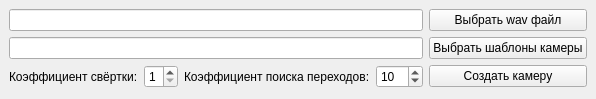
<?xml version="1.0" encoding="UTF-8"?>
<ui version="4.0">
 <class>MainWindow</class>
 <widget class="QMainWindow" name="MainWindow">
  <property name="geometry">
   <rect>
    <x>0</x>
    <y>0</y>
    <width>547</width>
    <height>99</height>
   </rect>
  </property>
  <property name="windowTitle">
   <string>MMAutoCam</string>
  </property>
  <property name="windowIcon">
   <iconset>
    <normaloff>res/icon/icon.png</normaloff>res/icon/icon.png</iconset>
  </property>
  <widget class="QWidget" name="centralwidget">
   <layout class="QGridLayout" name="gridLayout">
    <item row="0" column="0" colspan="4">
     <widget class="QLineEdit" name="lineEdit_1"/>
    </item>
    <item row="0" column="4">
     <widget class="QPushButton" name="pushButton_1">
      <property name="toolTip">
       <string>Выбор файла формата .wav по которому будет создаваться камера</string>
      </property>
      <property name="text">
       <string>Выбрать wav файл</string>
      </property>
     </widget>
    </item>
    <item row="1" column="0" colspan="4">
     <widget class="QLineEdit" name="lineEdit_2"/>
    </item>
    <item row="1" column="4">
     <widget class="QPushButton" name="pushButton_2">
      <property name="toolTip">
       <string>Выбор папки с шаблонами из которых будет создаваться камера</string>
      </property>
      <property name="text">
       <string>Выбрать шаблоны камеры</string>
      </property>
     </widget>
    </item>
    <item row="2" column="0">
     <widget class="QLabel" name="label_1">
      <property name="text">
       <string>Коэффициент свёртки:</string>
      </property>
     </widget>
    </item>
    <item row="2" column="1">
     <widget class="QDoubleSpinBox" name="doubleSpinBox_1">
      <property name="toolTip">
       <string>Коэффицент свертки массива сэмплов wav-файла, влияет на количество переходов в создаваемой камере</string>
      </property>
      <property name="decimals">
       <number>0</number>
      </property>
      <property name="minimum">
       <double>1.000000000000000</double>
      </property>
      <property name="maximum">
       <double>3.000000000000000</double>
      </property>
      <property name="value">
       <double>1.000000000000000</double>
      </property>
     </widget>
    </item>
    <item row="2" column="2">
     <widget class="QLabel" name="label_2">
      <property name="text">
       <string>Коэффициент поиска переходов:</string>
      </property>
     </widget>
    </item>
    <item row="2" column="3">
     <widget class="QDoubleSpinBox" name="doubleSpinBox_2">
      <property name="toolTip">
       <string>Коэффициент поиска переходов камеры по сэмплам wav-файла, влияет на позиции переходов в создаваемой камере</string>
      </property>
      <property name="decimals">
       <number>0</number>
      </property>
      <property name="minimum">
       <double>1.000000000000000</double>
      </property>
      <property name="value">
       <double>10.000000000000000</double>
      </property>
     </widget>
    </item>
    <item row="2" column="4">
     <widget class="QPushButton" name="pushButton_3">
      <property name="toolTip">
       <string>Создает камеру по wav-файлу из выбранных шаблонов и сохраняет в заданный .vmd файл</string>
      </property>
      <property name="text">
       <string>Создать камеру</string>
      </property>
     </widget>
    </item>
   </layout>
  </widget>
 </widget>
 <resources/>
 <connections/>
</ui>
